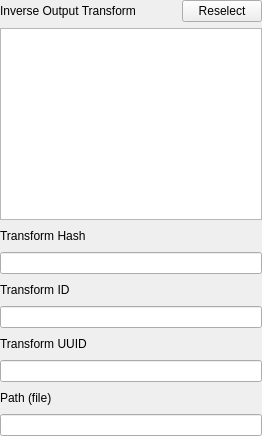
                  <widget class="QWidget" name="tab_9">
                   <attribute name="title">
                    <string>InvOT</string>
                   </attribute>
                   <layout class="QVBoxLayout" name="verticalLayout_6">
                    <property name="leftMargin">
                     <number>0</number>
                    </property>
                    <property name="topMargin">
                     <number>0</number>
                    </property>
                    <property name="rightMargin">
                     <number>0</number>
                    </property>
                    <property name="bottomMargin">
                     <number>0</number>
                    </property>
                    <item>
                     <layout class="QHBoxLayout" name="horizontalLayout_52">
                      <item>
                       <widget class="QLabel" name="label_93">
                        <property name="text">
                         <string>Inverse Output Transform</string>
                        </property>
                       </widget>
                      </item>
                      <item>
                       <spacer name="horizontalSpacer_50">
                        <property name="orientation">
                         <enum>Qt::Horizontal</enum>
                        </property>
                        <property name="sizeHint" stdset="0">
                         <size>
                          <width>40</width>
                          <height>20</height>
                         </size>
                        </property>
                       </spacer>
                      </item>
                      <item>
                       <widget class="QPushButton" name="pushButton_8">
                        <property name="text">
                         <string>Reselect</string>
                        </property>
                       </widget>
                      </item>
                     </layout>
                    </item>
                    <item>
                     <widget class="QTextEdit" name="inverseOutputTransform_description_textEdit">
                      <property name="sizePolicy">
                       <sizepolicy hsizetype="Preferred" vsizetype="Minimum">
                        <horstretch>0</horstretch>
                        <verstretch>0</verstretch>
                       </sizepolicy>
                      </property>
                      <property name="minimumSize">
                       <size>
                        <width>0</width>
                        <height>40</height>
                       </size>
                      </property>
                     </widget>
                    </item>
                    <item>
                     <layout class="QHBoxLayout" name="horizontalLayout_53">
                      <item>
                       <widget class="QLabel" name="label_94">
                        <property name="text">
                         <string>Transform Hash</string>
                        </property>
                       </widget>
                      </item>
                      <item>
                       <spacer name="horizontalSpacer_51">
                        <property name="orientation">
                         <enum>Qt::Horizontal</enum>
                        </property>
                        <property name="sizeHint" stdset="0">
                         <size>
                          <width>40</width>
                          <height>20</height>
                         </size>
                        </property>
                       </spacer>
                      </item>
                     </layout>
                    </item>
                    <item>
                     <widget class="QLineEdit" name="inverseOutputTransform_hash_lineEdit">
                      <property name="sizePolicy">
                       <sizepolicy hsizetype="Preferred" vsizetype="Fixed">
                        <horstretch>0</horstretch>
                        <verstretch>0</verstretch>
                       </sizepolicy>
                      </property>
                     </widget>
                    </item>
                    <item>
                     <layout class="QHBoxLayout" name="horizontalLayout_51">
                      <item>
                       <widget class="QLabel" name="label_92">
                        <property name="text">
                         <string>Transform ID</string>
                        </property>
                       </widget>
                      </item>
                      <item>
                       <spacer name="horizontalSpacer_49">
                        <property name="orientation">
                         <enum>Qt::Horizontal</enum>
                        </property>
                        <property name="sizeHint" stdset="0">
                         <size>
                          <width>40</width>
                          <height>20</height>
                         </size>
                        </property>
                       </spacer>
                      </item>
                     </layout>
                    </item>
                    <item>
                     <widget class="QLineEdit" name="inverseOutputTransform_transformId_lineEdit">
                      <property name="sizePolicy">
                       <sizepolicy hsizetype="Preferred" vsizetype="Fixed">
                        <horstretch>0</horstretch>
                        <verstretch>0</verstretch>
                       </sizepolicy>
                      </property>
                     </widget>
                    </item>
                    <item>
                     <layout class="QHBoxLayout" name="horizontalLayout_78">
                      <item>
                       <widget class="QLabel" name="label_118">
                        <property name="text">
                         <string>Transform UUID</string>
                        </property>
                       </widget>
                      </item>
                      <item>
                       <spacer name="horizontalSpacer_75">
                        <property name="orientation">
                         <enum>Qt::Horizontal</enum>
                        </property>
                        <property name="sizeHint" stdset="0">
                         <size>
                          <width>40</width>
                          <height>20</height>
                         </size>
                        </property>
                       </spacer>
                      </item>
                     </layout>
                    </item>
                    <item>
                     <widget class="QLineEdit" name="inverseOutputTransform_uuid_lineEdit">
                      <property name="sizePolicy">
                       <sizepolicy hsizetype="Preferred" vsizetype="Fixed">
                        <horstretch>0</horstretch>
                        <verstretch>0</verstretch>
                       </sizepolicy>
                      </property>
                     </widget>
                    </item>
                    <item>
                     <layout class="QHBoxLayout" name="horizontalLayout_79">
                      <item>
                       <widget class="QLabel" name="label_119">
                        <property name="text">
                         <string>Path (file)</string>
                        </property>
                       </widget>
                      </item>
                      <item>
                       <spacer name="horizontalSpacer_76">
                        <property name="orientation">
                         <enum>Qt::Horizontal</enum>
                        </property>
                        <property name="sizeHint" stdset="0">
                         <size>
                          <width>40</width>
                          <height>20</height>
                         </size>
                        </property>
                       </spacer>
                      </item>
                     </layout>
                    </item>
                    <item>
                     <widget class="QLineEdit" name="inverseOutputTransform_file_lineEdit">
                      <property name="sizePolicy">
                       <sizepolicy hsizetype="Preferred" vsizetype="Fixed">
                        <horstretch>0</horstretch>
                        <verstretch>0</verstretch>
                       </sizepolicy>
                      </property>
                     </widget>
                    </item>
                   </layout>
                  </widget>
